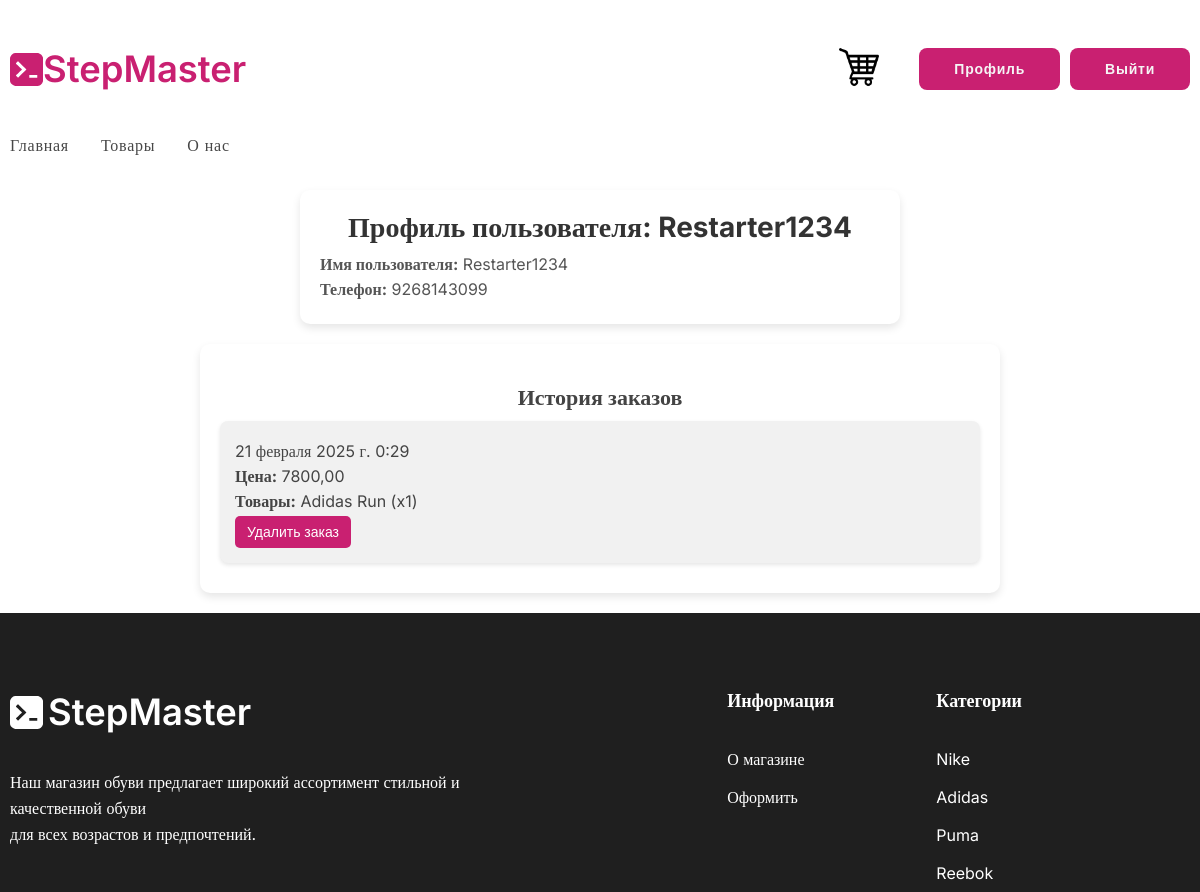
Page /profile/ (signed in) on the earlier database version.
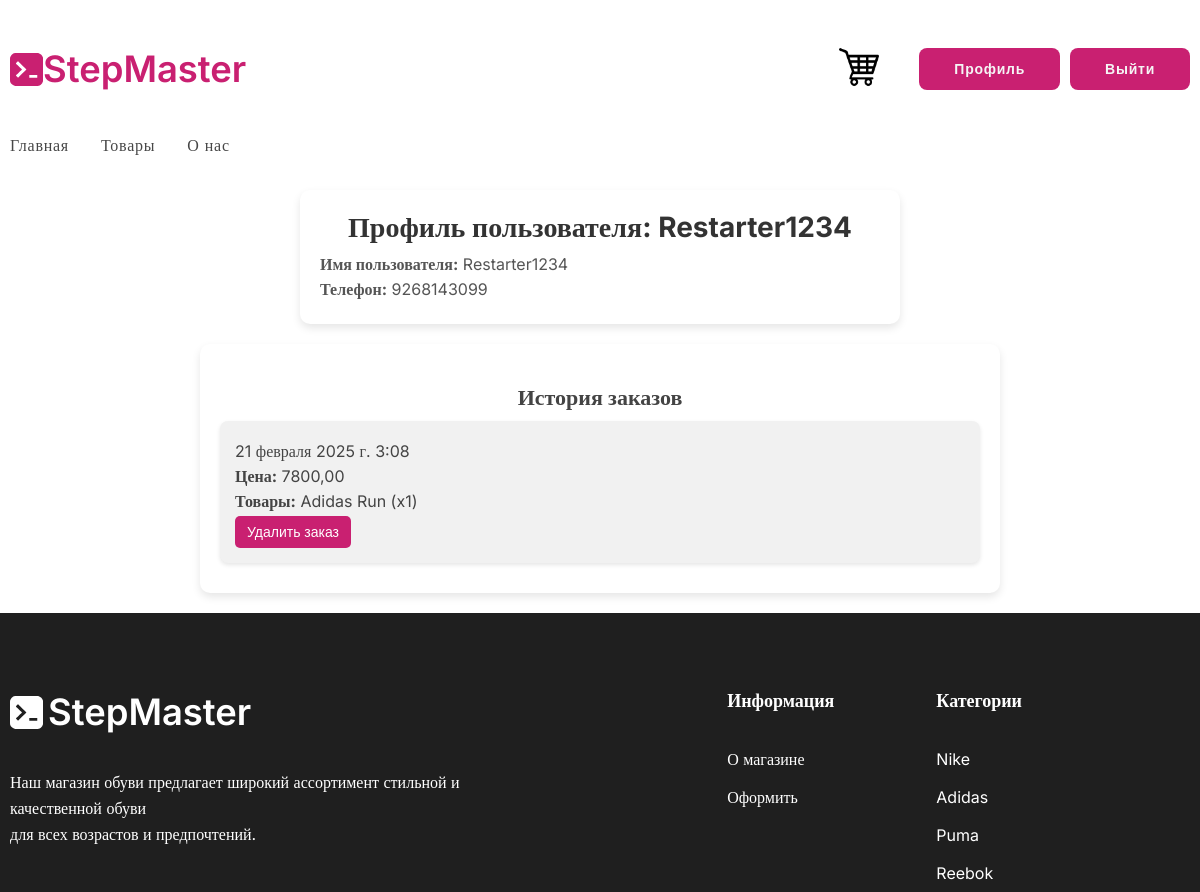
Same page on the later database version.
### main/models.py (models this page shows, shortened)
class Profile(models.Model):
    user = models.OneToOneField(User, on_delete=models.CASCADE)
    phone_number = models.CharField(max_length=15, blank=True, null=True)  # Можно добавить больше информации, если нужно.

class Order(models.Model):
    name = models.CharField(max_length=255)
    email = models.EmailField()
    phone = models.CharField(max_length=20)
    total_price = models.DecimalField(max_digits=10, decimal_places=2, default=0.00)
    products = models.TextField(blank=True)  # Названия товаров (можно хранить как текст)
    created_at = models.DateTimeField(auto_now_add=True)
    user = models.ForeignKey(User, on_delete=models.CASCADE, default=1)

### main/views.py (the view)
# urls.py: path('profile/', views.profile, name='profile'),
@login_required
def profile(request):
    profile, created = Profile.objects.get_or_create(user=request.user)
    orders = Order.objects.filter(user=request.user)
    return render(request, 'main/profile.html', {
        'user': request.user,
        'profile': profile,
        'orders': orders
    })

### cart/cart.py (called while the page is built)
    def __len__(self):
        return sum(item['quantity'] for item in self.cart.values())

### cart/context_processors.py (called while the page is built)
def cart(request):
    return {'cart': Cart(request)}

### main/templates/main/profile.html (shortened to what this page needs)
{% extends "main/layout.html" %}
{% load static %}
{% block content %}
<link rel="stylesheet" href="{% static 'main/css/profile.css' %}">
<div class="profile-container">
    <h1 class="profile-title">Профиль пользователя: {{ user.username }}</h1>
    <p class="profile-info"><strong>Имя пользователя:</strong> {{ user.username }}</p>
    <p class="profile-info"><strong>Телефон:</strong> {% if profile.phone_number %}{{ profile.phone_number }}{% else %}Не указан{% endif %}</p>
</div>
<div class="orders-container">
    <h2 class="orders-title">История заказов</h2>
    {% if orders %}
        <ul class="orders-list">
        {% for order in orders %}
            <li class="order-item">
                <p class="order-info">{{ order.created_at }}</p>
                <p class="order-info"><strong>Цена:</strong> {{ order.total_price }}</p>
                <p class="order-info"><strong>Товары:</strong> {{ order.products }}</p>
                <form action="{% url 'delete_order' order.id %}" method="post" style="display:inline;">
                    <button type="submit" class="btn-delete">Удалить заказ</button>
                </form>
            </li>
        {% endfor %}
        </ul>
    {% else %}
        <p class="profile-info">У вас нет заказов.</p>
    {% endif %}
</div>
{% endblock %}

### main/templates/main/layout.html (shortened to what this page needs)
<!DOCTYPE html>
<html lang="en">
<head>
    {% load static %}
    <link rel="stylesheet" href="{% static 'main/css/main.css' %}">
    <link rel="stylesheet" href="https://cdn.jsdelivr.net/npm/swiper@11/swiper-bundle.min.css" />
</head>
<body>
    <div class="container">
        <header class="header">
            <div class="header_up-logo">
                <a href="{% url 'home' %}" class="header_up-logo"><img class="logo-img" src="{% static 'main/img/logo2.svg' %}" alt="">
                    <h1 class="heaeder_up-h">
                        StepMaster
                    </h1>
                </a>
            </div>
            <div class="headeer_up_rigth">
                <div class="cart">
                    {% with total_items=cart|length %}
                    {% if total_items > 0 %}
                    <a href="{% url 'cart:cart_detail' %}">
                        В корзине
                        {{ total_items }}шт, ₽{{ cart.get_total_price }}
                    </a>
                    {% else %}
                    <a href="{% url 'cart:cart_detail' %}">
                        <img class="cart-img" src="{% static 'main/img/cart.png' %}" alt="корзина">
                    </a>
                    {% endif %}
                    {% endwith %}
                </div>
                {% if user.is_authenticated %}
                <div class="user-auth">
                    <a href="{% url 'profile' %}" class="popup-link">
                        <button class="heaeder_up-btn">Профиль</button>
                    </a>
                    <form action="{% url 'logout' %}" method="post" style="display: inline;">
                        <button type="submit" class="heaeder_up-btn">Выйти</button>
                    </form>
                </div>
                {% endif %}
            </div>
        </header>
        <div class="header_down">
            <ul class="header_down-list">
                <a href="{% url 'home' %} " class="header_down-item ">
                    <li>Главная</li>
                </a>
                <a href="{% url 'tovar' %}" class="header_down-item">
                    <li>Товары</li>
                </a>
                <a href="{% url 'about' %}" class="header_down-item">
                    <li>О нас</li>
                </a>
            </ul>
        </div>
    </div>
    {% block content %}
    {% endblock %}
    <footer class="footer">
        <div class="container">
            <div class="footer_all">
                <div class="footer_left">
                    <div class="footer_logo">
                        <img class="header_up-logo" src="{% static 'main/img/footer_logo.svg' %}" alt="">
                        <h1 class="footer_all-h">
                            StepMaster
                        </h1>
                    </div>
                    <p class="footer_all-p">Наш магазин обуви предлагает широкий ассортимент стильной и качественной
                        обуви <br> для всех возрастов и предпочтений.</p>
                </div>
                <div class="footer_center">
                    <h3 class="footer_center-h">Информация</h3>
                    <ul class="footer_center-list">
                        <a href="{% url 'about' %}">
                            <li class="footer_center-item">
                                О магазине
                            </li>
                        </a>
                        <a href="{% url 'tovar' %}" class="popup-link">
                            <li class="footer_center-item">
                                Оформить
                            </li>
                        </a>
                    </ul>
                </div>
                <div class="footer_center-two">
                    <h3 class="footer_center-h">Категории</h3>
                    <ul class="footer_center-list">
                        <a href="{% url 'tovar' %}" class="popup-link">
                            <li class="footer_center-item">
                                Nike
                            </li>
                        </a>
                        <a href="{% url 'tovar' %}" class="popup-link">
                            <li class="footer_center-item">
                                Adidas
                            </li>
                        </a>
                        <a href="{% url 'tovar' %}" class="popup-link">
                            <li class="footer_center-item">
                                Puma
                            </li>
                        </a>
                        <a href="{% url 'tovar' %}" class="popup-link">
                            <li class="footer_center-item">
                                Reebok
                            </li>
                        </a>
                    </ul>
                </div>
            </div>
        </div>
    </footer>
</body>
</html>

### main/static/main/css/main.css (style rules this page uses)
html { box-sizing: border-box; font-family: Inter; }
*, *::after, *::before { box-sizing: inherit; margin: 0; padding: 0; }
img { -webkit-user-drag: none; user-select: none; -moz-user-select: none; -webkit-user-select: none; -ms-user-select: none; }
html, body { height: 100%; overflow-x: hidden; }
ul { list-style: none; }
a { text-decoration: none; color: inherit; }
.container { max-width: 1285px; margin: 0 auto; padding: 0 10px; }
.header { display: flex; align-items: center; margin-top: 47px; margin-bottom: 40px; justify-content: space-between; }
.header_up-logo { display: flex; align-items: center; padding-right: 5px; transition: color 0.3s ease, transform 0.3s ease; }
.heaeder_up-h { color: rgb(201, 32, 113); font-family: "Inter", sans-serif; font-size: 36.4px; font-weight: 600; line-height: 44px; letter-spacing: -1%; }
.headeer_up_rigth { display: flex; align-items: center; gap: 40px; }
.heaeder_up-btn { border-radius: 8px; background: rgb(201, 32, 113); color: rgb(245, 245, 245); font-family: "Inter", sans-serif; font-size: 14px; font-weight: 700; line-height: 22px; letter-spacing: 0.75px; text-align: center; padding: 10px 35px; border: none; cursor: pointer; }
.cart-img { width: 40px; height: 40px; transition: color 0.3s ease, transform 0.3s ease; }
.header_down-list { display: flex; gap: 32px; }
.header_down-item { color: rgb(71, 71, 71); font-family: Inter; font-size: 16px; font-weight: 400; line-height: 28px; letter-spacing: 0.75px; text-align: left; }
.header_down { margin-bottom: 31px; }
.footer { background: rgb(31, 31, 31); }
.footer_all { display: flex; padding-top: 77px; }
.footer_all-h { color: rgb(255, 255, 255); font-family: "Inter", sans-serif; font-size: 36.4px; font-weight: 600; line-height: 44px; letter-spacing: -1%; margin-right: 27px; }
.footer_logo { display: flex; align-items: center; padding-bottom: 35px; }
.footer_all-p { color: rgb(255, 255, 255); font-family: Inter; font-size: 16px; font-weight: 400; line-height: 26px; letter-spacing: 0%; text-align: left; padding-bottom: 41px; }
.footer_left { padding-right: 205px; }
.footer_center { padding-right: 102px; }
.footer_center-h { color: rgb(255, 255, 255); font-family: Inter; font-size: 18px; font-weight: 600; line-height: 22px; letter-spacing: 0%; text-align: left; padding-bottom: 28px; }
.footer_center-item { color: rgb(255, 255, 255); font-family: Inter; font-size: 16px; font-weight: 400; line-height: 38px; letter-spacing: 0%; text-align: left; }
.footer_center-two { padding-right: 168px; }
.user-auth { display: flex; gap: 10px; }
form { display: flex; flex-direction: column; }

### main/static/main/css/profile.css (style rules this page uses)
.profile-title { font-size: 28px; color: #333; margin-bottom: 10px; text-align: center; }
.orders-title { font-size: 22px; color: #444; margin-top: 20px; text-align: center; }
.profile-container { background: #ffffff; padding: 20px; border-radius: 10px; box-shadow: 0px 4px 8px rgba(0, 0, 0, 0.1); max-width: 600px; margin: 0 auto; }
.profile-info { font-size: 16px; color: #555; margin: 5px 0; }
.orders-container { background: #ffffff; padding: 20px; border-radius: 10px; box-shadow: 0px 4px 8px rgba(0, 0, 0, 0.1); max-width: 800px; margin: 20px auto; }
.orders-list { list-style: none; padding: 0; }
.order-item { background: #f1f1f1; margin: 10px 0; padding: 15px; border-radius: 8px; box-shadow: 0px 2px 4px rgba(0, 0, 0, 0.1); }
.order-info { font-size: 16px; color: #444; margin: 5px 0; }
.btn-delete { background-color: rgb(201, 32, 113); color: white; border: none; padding: 8px 12px; border-radius: 5px; cursor: pointer; font-size: 14px; transition: background 0.3s ease; }

Differences in the rows shown:
removed Order: created_at "21 февраля 2025 г. 0:29", total_price "7800,00", products "Adidas Run (x1)"
added Order: created_at "21 февраля 2025 г. 3:08", total_price "7800,00", products "Adidas Run (x1)"
